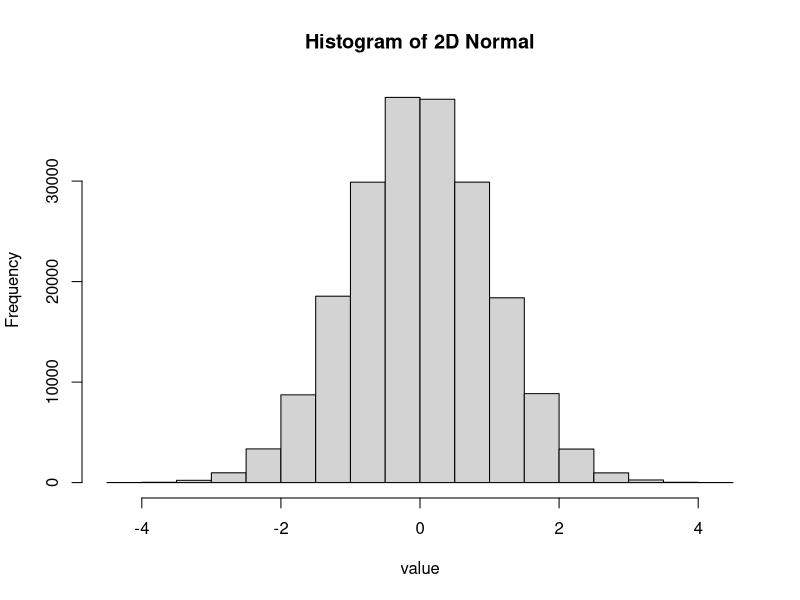
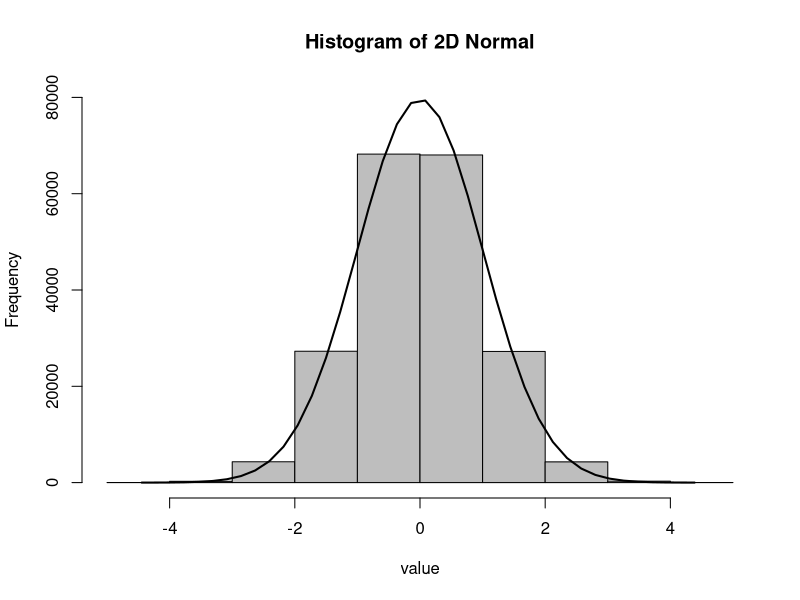

Reproduce these figures in R, in order.
#Generate 2D Normal Distribution: Box-Muller

#size
n = 100000

#Uniform
u = runif(n)
v = runif(n)

x=rep(0,n)
y=rep(0,n)

for (i in 1:n){
  x[i] = sqrt(-2*log(u[i]))*cos(2*pi*v[i])
  y[i] = sqrt(-2*log(u[i]))*sin(2*pi*v[i])
}

#Two dimensional Normal Distribution
df <- data.frame(x,y)
print(df)

twonorm <- c(x,y)
hist(twonorm, main="Histogram of 2D Normal", xlab="value")

#Histogram
h <- hist(twonorm, breaks=10, col="grey",
          main="Histogram of 2D Normal", xlab="value", ylim=c(0,80000))
xfit <- seq(min(twonorm), max(twonorm), length = 40) 
yfit <- dnorm(xfit, mean = mean(twonorm), sd = sd(twonorm)) 
yfit <- yfit * diff(h$mids[1:2]) * length(twonorm) 

lines(xfit, yfit, col = "black", lwd = 2)
